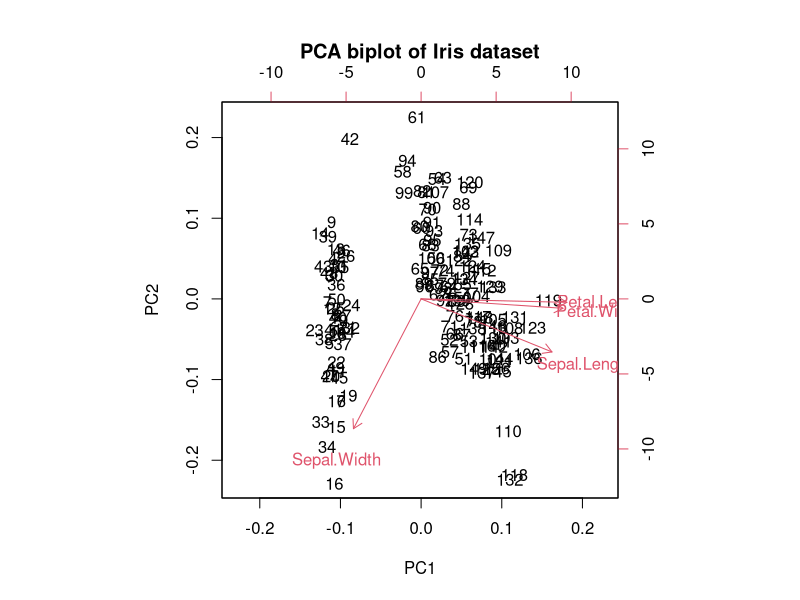
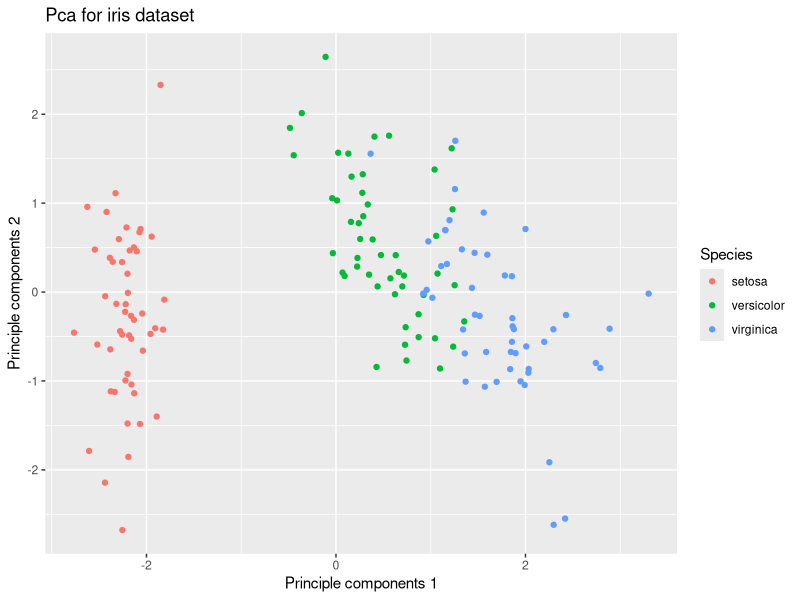
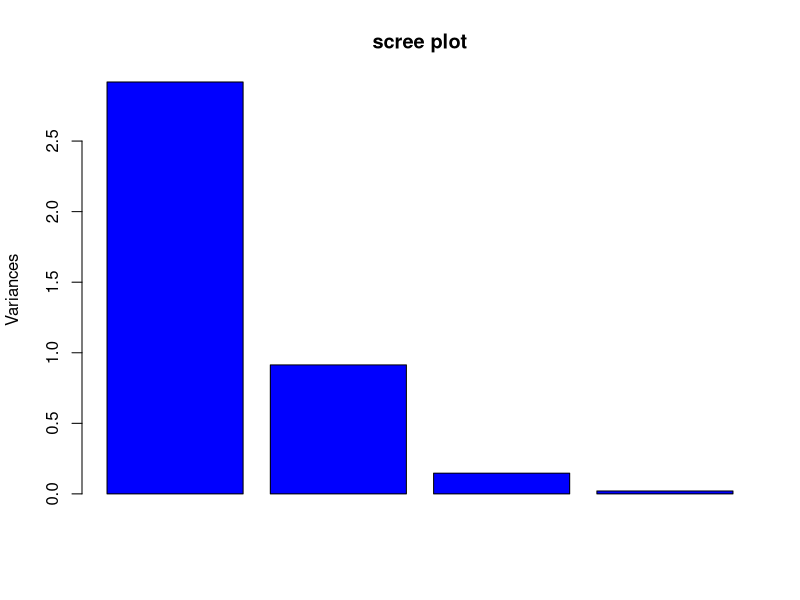

Generate these figures, in order, with R:
library(ggplot2)
data(iris)
X <- iris[, 1:4]
pca_result <- prcomp(X, center = TRUE, scale. = TRUE)
summary(pca_result)
biplot(pca_result, main = "PCA biplot of Iris dataset")
pca_data <- data.frame(pca_result$x, Species = iris$Species)
ggplot(pca_data, aes(x = PC1, y = PC2, color = Species)) +
    geom_point() +
    labs(title = "Pca for iris dataset", x = "Principle components 1", y = "Principle components 2")
screeplot(pca_result, main = "scree plot", col = "blue")
